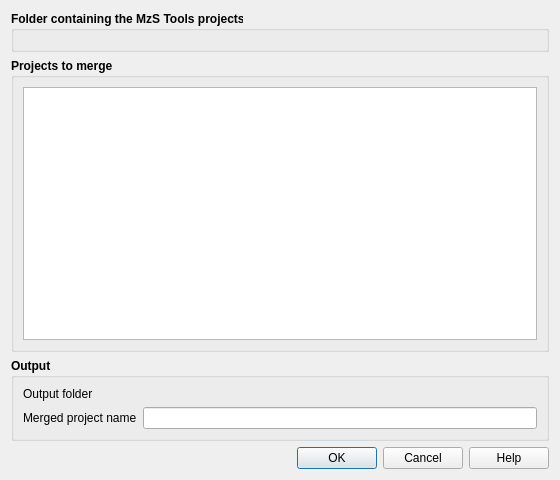
<?xml version="1.0" encoding="UTF-8"?>
<ui version="4.0">
 <class>merge_projects</class>
 <widget class="QDialog" name="merge_projects">
  <property name="geometry">
   <rect>
    <x>0</x>
    <y>0</y>
    <width>560</width>
    <height>480</height>
   </rect>
  </property>
  <property name="minimumSize">
   <size>
    <width>540</width>
    <height>0</height>
   </size>
  </property>
  <property name="windowTitle">
   <string>MzS Tools - Merge projects</string>
  </property>
  <property name="locale">
   <locale language="English" country="UnitedStates"/>
  </property>
  <property name="modal">
   <bool>true</bool>
  </property>
  <layout class="QVBoxLayout" name="verticalLayout">
   <item>
    <widget class="QGroupBox" name="groupBox_input">
     <property name="font">
      <font>
       <weight>75</weight>
       <bold>true</bold>
      </font>
     </property>
     <property name="title">
      <string>Folder containing the MzS Tools projects</string>
     </property>
     <layout class="QVBoxLayout" name="verticalLayout_2">
      <item>
       <widget class="QgsFileWidget" name="input_dir_widget">
        <property name="storageMode">
         <enum>QgsFileWidget::GetDirectory</enum>
        </property>
       </widget>
      </item>
     </layout>
    </widget>
   </item>
   <item>
    <widget class="QGroupBox" name="groupBox_projects">
     <property name="font">
      <font>
       <weight>75</weight>
       <bold>true</bold>
      </font>
     </property>
     <property name="title">
      <string>Projects to merge</string>
     </property>
     <layout class="QVBoxLayout" name="verticalLayout_3">
      <item>
       <widget class="QListWidget" name="projects_list_widget">
        <property name="font">
         <font>
          <weight>50</weight>
          <bold>false</bold>
         </font>
        </property>
       </widget>
      </item>
     </layout>
    </widget>
   </item>
   <item>
    <widget class="QGroupBox" name="groupBox_output">
     <property name="font">
      <font>
       <weight>75</weight>
       <bold>true</bold>
      </font>
     </property>
     <property name="title">
      <string>Output</string>
     </property>
     <layout class="QGridLayout" name="gridLayout">
      <item row="0" column="0">
       <widget class="QLabel" name="label_output_dir">
        <property name="font">
         <font>
          <weight>50</weight>
          <bold>false</bold>
         </font>
        </property>
        <property name="text">
         <string>Output folder</string>
        </property>
       </widget>
      </item>
      <item row="0" column="1">
       <widget class="QgsFileWidget" name="output_dir_widget">
        <property name="storageMode">
         <enum>QgsFileWidget::GetDirectory</enum>
        </property>
       </widget>
      </item>
      <item row="1" column="0">
       <widget class="QLabel" name="label_project_name">
        <property name="font">
         <font>
          <weight>50</weight>
          <bold>false</bold>
         </font>
        </property>
        <property name="text">
         <string>Merged project name</string>
        </property>
       </widget>
      </item>
      <item row="1" column="1">
       <widget class="QLineEdit" name="project_name_line_edit">
        <property name="font">
         <font>
          <weight>50</weight>
          <bold>false</bold>
         </font>
        </property>
       </widget>
      </item>
     </layout>
    </widget>
   </item>
   <item>
    <widget class="QDialogButtonBox" name="button_box">
     <property name="standardButtons">
      <set>QDialogButtonBox::Cancel|QDialogButtonBox::Help|QDialogButtonBox::Ok</set>
     </property>
    </widget>
   </item>
  </layout>
 </widget>
 <customwidgets>
  <customwidget>
   <class>QgsFileWidget</class>
   <extends>QWidget</extends>
   <header>qgsfilewidget.h</header>
  </customwidget>
 </customwidgets>
 <resources/>
 <connections/>
</ui>
